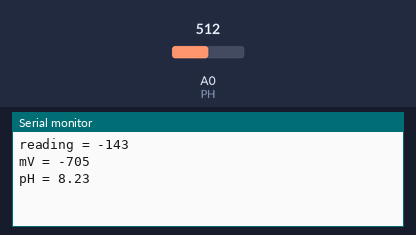
This sketch was run on a simulated Arduino Uno, built with avr-gcc and run on an emulated ATmega328P. On the bench: the last lines printed to the serial monitor. The test bench sets the inputs (shaded band); at power-on: A0 (PH) = 512.

Above: at 1.2 s.
1.3 s: A0 (PH) set to 716
At 2.7 s:
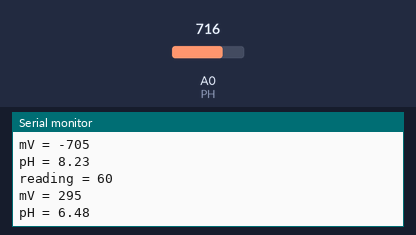
2.8 s: A0 (PH) set to 900
At 5.3 s:
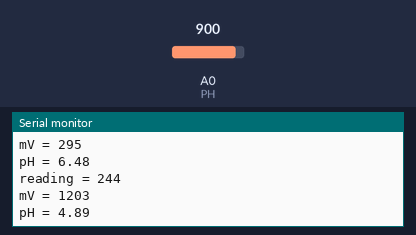
Timing chart, 0 to 6.8 s (numbered marks = the images above; inputs shaded):
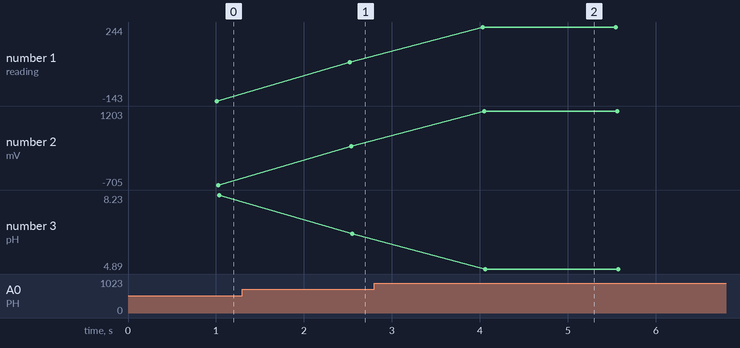

The sketch:

testPH.ino
```cpp
// testPH.ino
// Author: Trevor Stanhope
// Updated: 2013-04-14
// Takes samples from pH probe.

/*
  Calibration:
  In 7pH solution, adjust gain s.t. dV = 0 across meter
  In 4pH solution, adjust slope s.t. pH = 4
  In 7pH solution, adjust slope s.t. pH = 7
*/

/* --- Headers --- */
// 4000mv is max output and 59.2 * 7 is the maximum range in mV of probe
#define PH_GAIN 9.65414 // PH_GAIN is (4000mv / (59.19 * 7))
#define ARDUINO_VOLTAGE 5.05
#define PH 0

/* --- Declarations --- */
int samples = 100; // number of samples to take per calculation
int reading; // int for averaged pH reading
int millivolts; // int for conversion to millivolts
float pHValue; // float for the pH value
int i; // sampling iterator

/* --- Setup --- */
void setup() {
  Serial.begin(9600);
}

/* --- Loop --- */
void loop() {
  reading = 0;
  for(i = 0; i < samples; i++) {
    reading += analogRead(PH);
    delay(10);
  }
  reading /= samples; // average readings
  millivolts = ((reading * ARDUINO_VOLTAGE) / 1024) * 1000;  // convert reading into mV
  pHValue = 7 - ((millivolts / PH_GAIN) / 59.19); // convert mV into pH
  Serial.print("reading = ");
  Serial.println(reading);
  Serial.print("mV = ");
  Serial.println(millivolts);
  Serial.print("pH = ");
  Serial.println(pHValue);
  delay(500);
}
```

Measured:
- after the input at 1.3 s, the serial monitor: prints a new line after 1.2 s (image 1)
- after the input at 2.8 s, the serial monitor: prints a new line after 1.2 s (image 2)
- plotted number 1: -143 → 60 after the input at 1.3 s, 60 → 244 after the input at 2.8 s
- plotted number 2: -705 → 295 after the input at 1.3 s, 295 → 1203 after the input at 2.8 s
- plotted number 3: 8.23 → 6.48 after the input at 1.3 s, 6.48 → 4.89 after the input at 2.8 s
